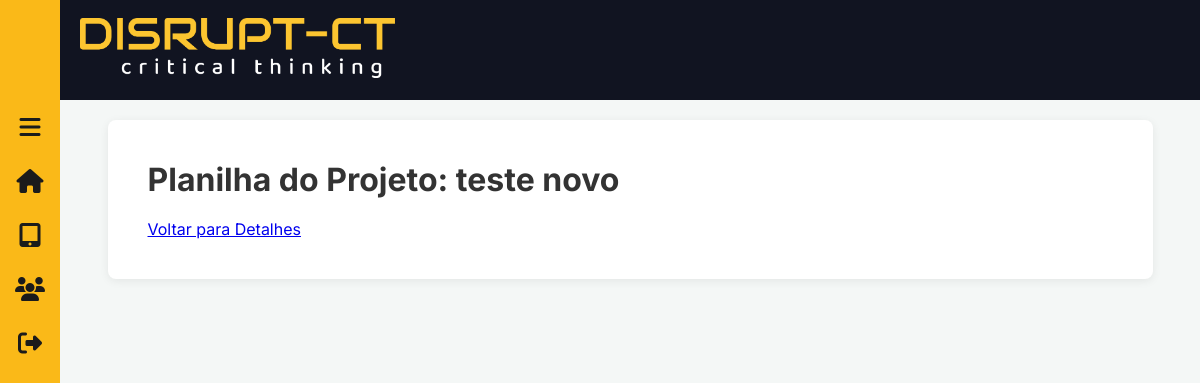
Page /projetos/12/planilha/ on the earlier database version.
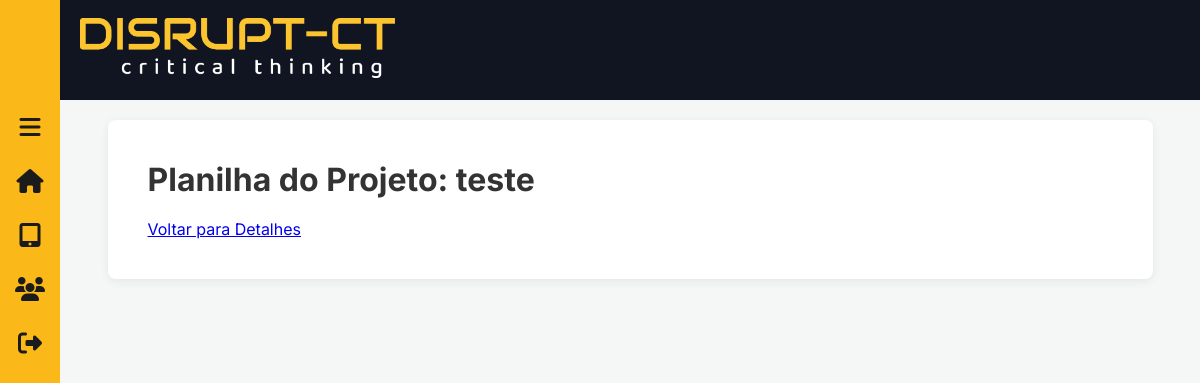
Same page on the later database version.
### projetos/models.py (models this page shows, shortened)
class Projeto(models.Model):
    STATUS_CHOICES = [
        ('andamento', 'Em Andamento'),
        ('finalizado', 'Finalizado'),
    ]
    nome = models.CharField(max_length=100)
    descricao = models.TextField()
    status = models.CharField(
        max_length=20,
        choices=STATUS_CHOICES,
        default='andamento',
    )

### projetos/views.py (the view)
# urls.py: path('<int:id>/planilha/', views.planilha_projeto, name='planilha_projeto'),
def planilha_projeto(request, id):
    projeto = get_object_or_404(Projeto, pk=id)
    return render(request, 'projetos/planilha_projeto.html', {'projeto': projeto})

### projetos/templates/projetos/planilha_projeto.html (shortened to what this page needs)
{% extends "base.html" %}
{% block extra_css %}
    <link rel="stylesheet" href="https://bossanova.uk/jspreadsheet/v4/jspreadsheet.css" type="text/css" />
    <link rel="stylesheet" href="https://jsuites.net/v5/jsuites.css" type="text/css" />
{% endblock %}
{% block content %}
    <h1>Planilha do Projeto: {{ projeto.nome }}</h1>
    <br>
    <a href="{% url 'projetos:detalhe_projeto' projeto.id %}">Voltar para Detalhes</a>
{% endblock %}

Differences in the rows shown:
changed Projeto: nome "teste novo" → "teste"
